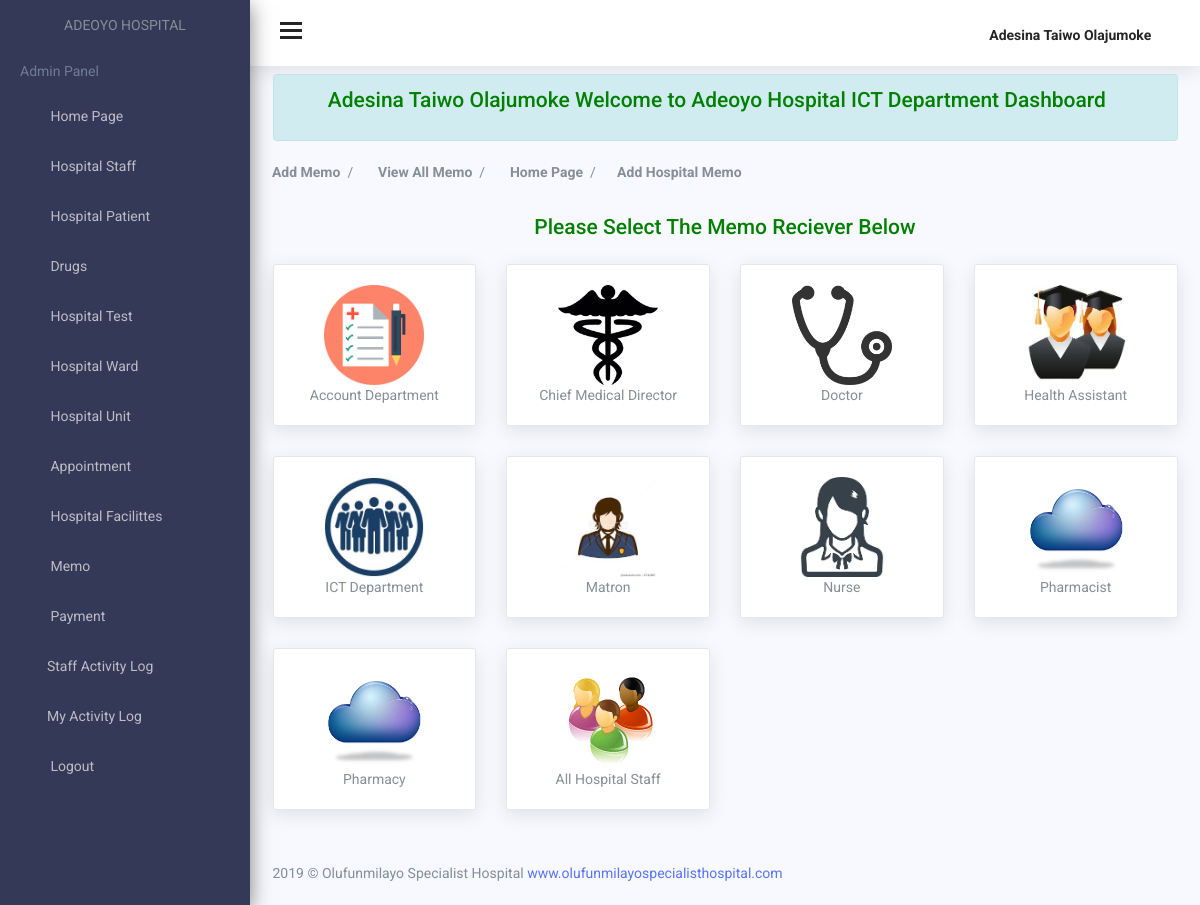
The app's page /chief-medical-director/add-memo.php (signed in) with its own data.
### tables this page shows
CREATE TABLE `staff_type` (
  `type_id` int(255) NOT NULL,
  `type_name` varchar(255) NOT NULL,
  `time_added` timestamp NOT NULL DEFAULT CURRENT_TIMESTAMP ON UPDATE CURRENT_TIMESTAMP
);

### chief-medical-director/add-memo.php (the view)
<?php
    include("../header.php");
    include("../side-bar.php");
?>
<div class="content-wrap">
<div class="main">
    <div class="container-fluid">
        <div class="row">
            <div class="col-lg-12">
                <?php
                if((isset($_SESSION['success'])) OR ((isset($_SESSION['error'])) === true)){ ?>
                    <div class="alert alert-info" align="center">
                        <button class="close" data-dismiss="alert">
                            <i class="ace-icon fa fa-times"></i>
                        </button>
                     <?php include("../includes/feed-back.php"); ?>
                    </div><?php
                }  ?>
            </div>
        </div>
        <section id="main-content">
            <div class="row">
                <p>
                    <li class="breadcrumb-item">
                        <a href="add-memo.php">
                            <i class="ti-plus"></i> <b> Add Memo </b>
                        </a>
                    </li>
                    <li class="breadcrumb-item">
                        <a href="view-all-memo.php">
                            <i class="ti-list"></i> <b> View All Memo</b>
                        </a>
                    </li>
                    <li class="breadcrumb-item">
                        <a href="./">
                            <i class="ti-home"></i> <b> Home Page </b>
                        </a>
                    </li>
                    <li class="breadcrumb-item">
                    </li>
                    <li class="breadcrumb-item-active">
                        <i class="ti-list"></i> <b> Add Hospital Memo </b>
                    </li>
                </p><br><br>
                <div class="col-lg-12">
                    <h4 align="center" style="color: green"><p style="color: green" align="">
                        Please Select The Memo Reciever Below</p>
                    </h4>
                </div><?php
                $typo = $db->prepare("SELECT * FROM staff_type ORDER BY type_name ASC");
                $typo->execute();
                while($see_typo = $typo->fetch()){
                    $type_name = $see_typo['type_name'];
                    $type_id = $see_typo['type_id']; ?>
                    <div class="col-lg-3">
                        <div class="card" onclick="location.href='compose_memo.php?staff_type=<?php echo $type_name ?>&&type_identification=<?php echo $type_id ?>';">
                            <div align="center"><?php
                                if($type_name == "ICT Department"){ ?>
                                    <img src="../icons/unit.jpg" style="width: 100px; height: 100px;" align="center">  <?php
                                }elseif($type_name == "Chief Medical Director"){ ?>
                                    <img src="../icons/unnamed.jpg" style="width: 100px; height: 100px;" align="center"><?php
                                }elseif($type_name == "Doctor"){?>
                                    <img src="../icons/transfer.png" style="width: 100px; height: 100px;" align="center"><?php
                                }elseif(($type_name == "Pharmacy") OR ($type_name == "Pharmacist")){?>
                                    <img src="../icons/unnamed.png" style="width: 100px; height: 100px;" align="center"><?php
                                }elseif($type_name == "Nurse"){?>
                                    <img src="../icons/download.jpg" style="width: 100px; height: 100px;" align="center"><?php
                                }elseif($type_name == "Matron"){?>
                                    <img src="../icons/stu.jpg" style="width: 100px; height: 100px;" align="center"><?php
                                }elseif($type_name == "Health Assistant"){?>
                                    <img src="../icons/download (1).jpg" style="width: 100px; height: 100px;" align="center"><?php
                                }elseif($type_name == "Account Department"){?>
                                    <img src="../icons/appointment.png" style="width: 100px; height: 100px;" align="center"><?php
                                }else{ ?>
                                    <img src="../icons/images (1).jpg" style="width: 100px; height: 100px;" align="center"><?php
                                } ?>
                                <p align="center"><?php echo $type_name ?></p>
                            </div>
                        </div>
                    </div><?php
                } ?>
                <div class="col-lg-3">
                    <div class="card" onclick="location.href='view-all-staff.php';">
                        <div align="center">
                            <img src="../icons/staff.jpg" style="width: 100px; height: 100px;" align="center">
                            <p align="center">All Hospital Staff</p>
                        </div>
                    </div>
                </div>
            </div>
        </section>
    </div>
<?php
    include("../footer.php");
?>

### records on screen
staff_type: type_name "Account Department"
staff_type: type_name "Chief Medical Director"
staff_type: type_name "Doctor"
staff_type: type_name "Health Assistant"
staff_type: type_name "ICT Department"
staff_type: type_name "Matron"
staff_type: type_name "Nurse"
staff_type: type_name "Pharmacist"
staff_type: type_name "Pharmacy"

### other values on screen
$_SESSION['name'] "Adesina Taiwo Olajumoke"
$_SESSION['success'] "Adesina Taiwo Olajumoke Welcome to Adeoyo Hospital ICT Department Dashboard"
